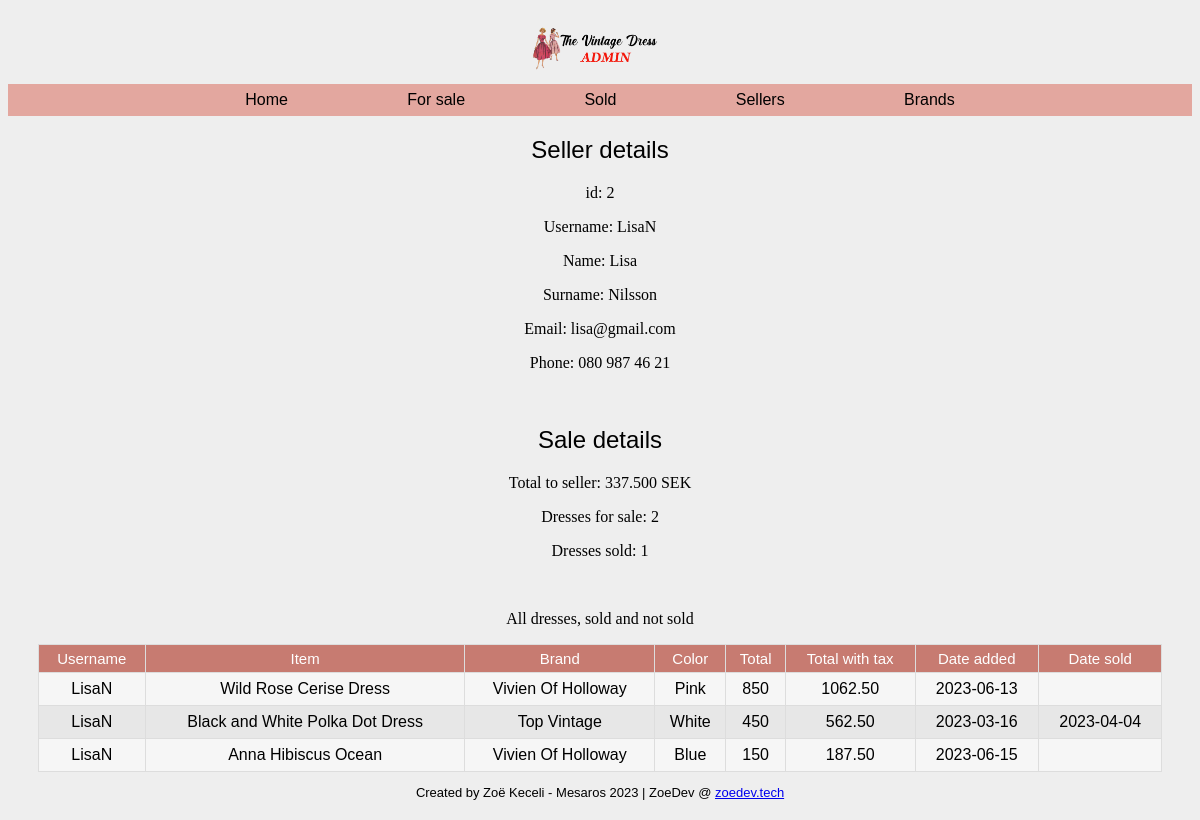
The page /seller-details.php?id=2 on the database its author committed.
### tables this page shows
CREATE TABLE `sellers` (
  `id` int(11) NOT NULL,
  `username` varchar(32) NOT NULL,
  `first_name` varchar(32) NOT NULL,
  `last_name` varchar(32) NOT NULL,
  `email` varchar(32) NOT NULL,
  `phone` varchar(15) NOT NULL
);

### seller-details.php (called while the page is built)
<?php
require 'controller/seller-controller.php';
require 'classes/view/seller-view.php';
require 'classes/model/seller-model.php';
$pdo = require 'partials/connect.php';
$sellerModel = new SellerModel($pdo);
$sellerView = new SellerView();
$sellerController = new SellerController($sellerModel, $sellerView);
include 'partials/header.php';
include 'partials/nav.php';
$sellerController->details();
$sellerController->dressSoldFor();
$sellerController->dressForSale();
$sellerController->dressSold();
$sellerController->dressAll();
include 'partials/footer.php';

### classes/model/db.php (called while the page is built, shortened)
<?php
class DB
{
    public function __construct(PDO $pdo)
    {
        $this->pdo = $pdo;
    }
}

### classes/model/seller-model.php (called while the page is built, shortened)
<?php
require_once 'db.php';
class SellerModel extends DB
{
    protected $table = "sellers";
    public function getSeller(int $id)
    {
        $sql = "SELECT * FROM {$this->table} WHERE id= ?";
        $statement = $this->pdo->prepare($sql);
        $statement->execute([$id]);
        return $statement->fetchAll();
    }
    public function getSellerItemsForSale(int $id)
    {
        $sql = "SELECT s.username, s.id, COUNT(s.id) AS 'Dresses for sale' FROM {$this->table} AS s JOIN items AS i ON s.id = i.sellerID WHERE s.id LIKE ? AND i.date_sold IS NULL GROUP BY s.id";
        $statement = $this->pdo->prepare($sql);
        $statement->execute([$id]);
        return $statement->fetchAll();
    }
    public function getSellerItemsSold(int $id)
    {
        $sql = "SELECT s.username, s.id, COUNT(s.id) AS 'Dresses sold' FROM {$this->table} AS s JOIN items AS i ON s.id = i.sellerID WHERE s.id LIKE ? AND i.date_sold IS NOT NULL GROUP BY s.id";
        $statement = $this->pdo->prepare($sql);
        $statement->execute([$id]);
        return $statement->fetchAll();
    }
    public function getSellerAllItems(int $id)
    {
        $sql = "SELECT items.title, items.color, items.price, items.date_added, items.date_sold, SUM(items.price * 1.25) AS TotalWithTax, sellers.username, sellers.first_name, sellers.last_name, brands.name FROM `items` JOIN `sellers` ON sellers.id = items.sellerID JOIN `brands` ON brands.id = items.brandID WHERE sellers.id = ? GROUP BY items.id";
        $statement = $this->pdo->prepare($sql);
        $statement->execute([$id]);
        return $statement->fetchAll();
    }
    public function getSellerSoldFor(int $id)
    {
        $sql = "SELECT s.username, s.id, SUM((i.price * 1.25)*(1 - 0.4)) AS toSeller FROM {$this->table} AS s JOIN items AS i ON s.id = i.sellerID WHERE s.id LIKE ? AND i.date_sold IS NOT NULL GROUP BY i.id";
        $statement = $this->pdo->prepare($sql);
        $statement->execute([$id]);
        return $statement->fetchAll();
    }
}

### classes/view/seller-view.php (the view, shortened to what this page needs)
<?php
class SellerView
{
    public function renderSellerDetail($seller)
    {
        echo "<h2>Seller details</h2>";
        echo "<p>id: {$seller[0]['id']}</p>";
        echo "<p>Username: {$seller[0]['username']}</p>";
        echo "<p>Name: {$seller[0]['first_name']}</p>";
        echo "<p>Surname: {$seller[0]['last_name']}</p>";
        echo "<p>Email: {$seller[0]['email']}</p>";
        echo "<p>Phone: {$seller[0]['phone']}</p>";
        echo "<br>";
    }
    public function renderTotalSoldFor($seller)
    {
        echo "<h2>Sale details</h2>";
        if ($seller) {
            echo "<p>Total to seller: {$seller[0]['toSeller']} SEK</p>";
        } else
            echo "<p>Total sold for: 0 SEK</p>";
    }
    public function renderSellerItemsForSale($seller)
    {
        if ($seller) {
            echo "<p>Dresses for sale: {$seller[0]['Dresses for sale']}</p>";
        } else
            echo "<p>Dresses for sale: 0</p>";
    }
    public function renderSellerItemsSold($seller)
    {
        if ($seller) {
            echo "<p>Dresses sold: {$seller[0]['Dresses sold']}</p>";
        } else
            echo "<p>Dresses sold: 0</p><br>";
    }
    public function renderSellerAllitems($seller)
    {
        echo "<br><p>All dresses, sold and not sold<p>";
        echo "<table class='center'>";
        echo "<th>Username</th>";
        echo "<th>Item</th>";
        echo "<th>Brand</th>";
        echo "<th>Color</th>";
        echo "<th>Total</th>";
        echo "<th>Total with tax</th>";
        echo "<th>Date added</th>";
        echo "<th>Date sold</th>";
        echo "<tr>";
        foreach ($seller as $key => $value) {
            echo "<td>{$seller[$key]['username']}</td>";
            echo "<td>{$seller[$key]['title']}</td>";
            echo "<td>{$seller[$key]['name']}</td>";
            echo "<td>{$seller[$key]['color']}</td>";
            echo "<td>{$seller[$key]['price']}</td>";
            echo "<td>{$seller[$key]['TotalWithTax']}</td>";
            echo "<td>{$seller[$key]['date_added']}</td>";
            echo "<td>{$seller[$key]['date_sold']}</td>";
            echo "</tr>";
        }
        echo "</table>";
    }
}

### style/style.css (style rules this page uses)
body { text-align: center; background: #eee url("https://i.imgur.com/eeQeRmk.png"); background-size: 1.2%; background-repeat: repeat; }
h2 { font-family: "Gill Sans", "Gill Sans MT", Calibri, "Trebuchet MS", sans-serif; font-weight: lighter; }
.brandsTable tr, td { text-align: center; }
.center { margin-left: auto; margin-right: auto; background-color: rgb(231, 231, 231); font-family: Arial, Helvetica, sans-serif; border-collapse: collapse; width: 95%; }
.center td, .center th { border: 1px solid #ddd; padding: 7px; }
.center tr:nth-child(even) { background-color: #f8f8f8e9; }
.center tr, td { text-align: center; }
.center th { padding-top: 5px; padding-bottom: 5px; text-align: center; font-size: 15px; font-weight: normal; font-family: Arial, Helvetica, sans-serif; background-color: #c77b71ff; color: rgb(255, 255, 255); }

### rows shown on the page
sellers: id "2", username "LisaN", first_name "Lisa", last_name "Nilsson", email "lisa@gmail.com", phone "080 987 46 21", title "Wild Rose Cerise Dress", name "Vivien Of Holloway", color "Pink", price "850", TotalWithTax "1062.50", date_added "2023-06-13", title "Black and White Polka Dot Dress", name "Top Vintage", color "White", price "450", TotalWithTax "562.50", date_added "2023-03-16", date_sold "2023-04-04", title "Anna Hibiscus Ocean", color "Blue", price "150", TotalWithTax "187.50", date_added "2023-06-15"

### other values the page prints
$seller[0]['toSeller'] "337.500"
$seller[0]['Dresses for sale'] "2"
$seller[0]['Dresses sold'] "1"
